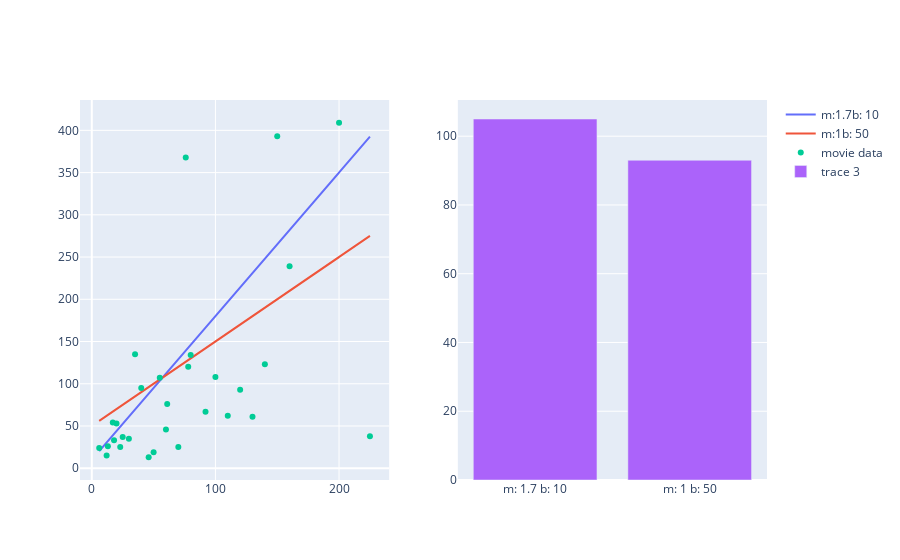

Write notebook code for a chart like this one.
### Code cell
### add more regression lines here, by adding new elements to the list
regression_lines = [(1.7, 10), (1, 50)]

if x_values and y_values:
    regression_traces = list(map(lambda line: m_b_trace(line[0], line[1], x_values, name='m:' + str(line[0]) + 'b: ' + str(line[1])), regression_lines))

    scatter_trace = trace_values(x_values, y_values, text=titles, name='movie data')
    rmse_calc_trace = trace_rmse(x_values, y_values, regression_lines)

    regression_and_rss(scatter_trace, regression_traces, rmse_calc_trace)

### Figure 1 — Plotly figure (JSON) as saved in the notebook; plotly's stock layout.template omitted (floating-point values rounded to 4 significant figures)
{"data": [{"mode": "lines", "name": "m:1.7b: 10", "type": "scatter", "x": [13, 46, 20, 61, 40, 225, 92, 12, 130, 25, 50, 18, 55, 30, 78, 76, 6, 120, 110, 100, 70, 17, 160, 150, 140, 60, 80, 23, 35, 200], "xaxis": "x", "y": [32.1, 88.2, 44, 113.7, 78, 392.5, 166.4, 30.4, 231, 52.5, 95, 40.6, 103.5, 61, 142.6, 139.2, 20.2, 214, 197, 180, 129, 38.9, 282, 265, 248, 112, 146, 49.1, 69.5, 350], "yaxis": "y"}, {"mode": "lines", "name": "m:1b: 50", "type": "scatter", "x": [13, 46, 20, 61, 40, 225, 92, 12, 130, 25, 50, 18, 55, 30, 78, 76, 6, 120, 110, 100, 70, 17, 160, 150, 140, 60, 80, 23, 35, 200], "xaxis": "x", "y": [63, 96, 70, 111, 90, 275, 142, 62, 180, 75, 100, 68, 105, 80, 128, 126, 56, 170, 160, 150, 120, 67, 210, 200, 190, 110, 130, 73, 85, 250], "yaxis": "y"}, {"mode": "markers", "name": "movie data", "text": ["21 &amp; Over", "Dredd 3D", "12 Years a Slave", "2 Guns", "42", "47 Ronin", "A Good Day to Die Hard", "About Time", "After Earth", "August: Osage County", "Beautiful Creatures", "Blue Jasmine", "Captain Phillips", "Carrie", "Cloudy with a Chance of Meatballs 2", "Despicable Me 2", "Don Jon", "Elysium", "Ender&#39;s Game", "Epic", "Escape Plan", "Evil Dead", "Fast and Furious 6", "Frozen", "G.I. Joe: Retaliation", "Gangster Squad", "Grown Ups", "Her", "Identity Thief", "Iron Man 3"], "type": "scatter", "x": [13, 46, 20, 61, 40, 225, 92, 12, 130, 25, 50, 18, 55, 30, 78, 76, 6, 120, 110, 100, 70, 17, 160, 150, 140, 60, 80, 23, 35, 200], "xaxis": "x", "y": [26, 13, 53, 76, 95, 38, 67, 15, 61, 37, 19, 33, 107, 35, 120, 368, 24, 93, 62, 108, 25, 54, 239, 393, 123, 46, 134, 25, 135, 409], "yaxis": "y"}, {"type": "bar", "x": ["m: 1.7 b: 10", "m: 1 b: 50"], "xaxis": "x2", "y": [105, 93], "yaxis": "y2"}], "layout": {"xaxis": {"anchor": "y", "domain": [0, 0.45]}, "xaxis2": {"anchor": "y2", "domain": [0.55, 1]}, "yaxis": {"anchor": "x", "domain": [0, 1]}, "yaxis2": {"anchor": "x2", "domain": [0, 1]}}}
